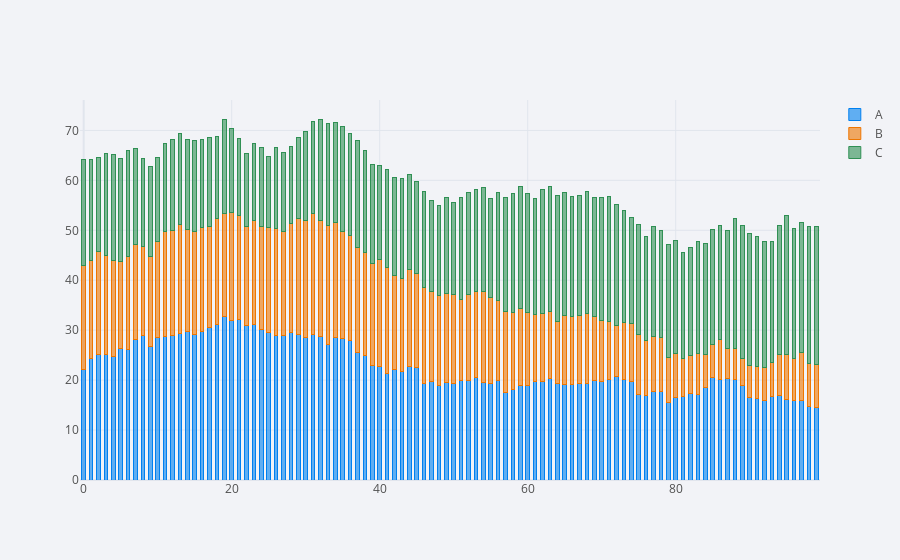

Here is the notebook cell this chart was saved with:
### Code cell
cf.set_config_file(theme='polar')
df.iplot(kind = 'bar', barmode='stack', bargap=0.5)
